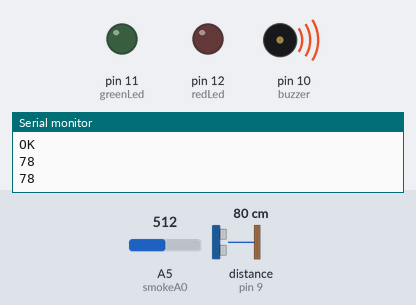
Recording of a sketch running on a simulated Arduino Uno, built with avr-gcc and run on an emulated ATmega328P. Shown: output pins drawn as LEDs (lit = HIGH), buzzer (waves = sounding), the last lines printed to the serial monitor. Wiring (inferred from the names in the program): ultrasonic range finder: trigger pin 8; echo pin 9. The inputs (shaded band) are chosen by the test bench; at power-on: A5 (smokeA0) = 512, distance to the obstacle (sensor on pin 9) 80 cm. The echo pulse lasts 58.3 µs per cm; the modem accepts every AT command (registered, SIM ready, sends succeed) and sends nothing else; pins used as bus, display or sensor lines are not drawn.

Above: at 12.46 s.
12.8 s: A5 (smokeA0) set to 412
15.8 s: A5 (smokeA0) set to 382
At 16.7 s:
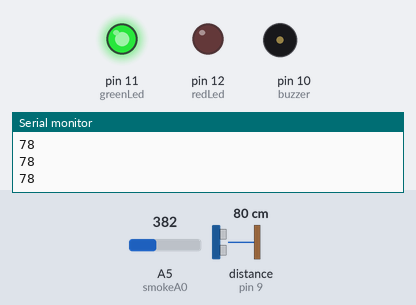
17.5 s: distance to the obstacle (sensor on pin 9) set to 20 cm
19.0 s: distance to the obstacle (sensor on pin 9) set to 17 cm
At 20.1 s:
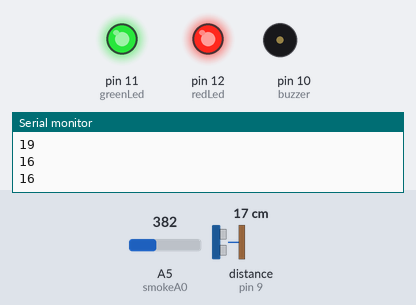
20.5 s: A5 (smokeA0) set to 410
At 20.83 s:
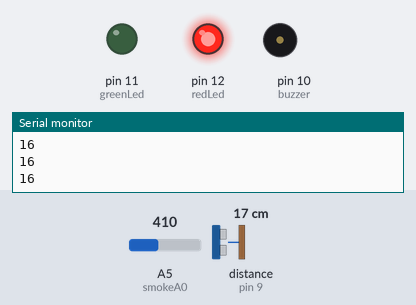
23.5 s: A5 (smokeA0) set to 390
At 23.67 s:
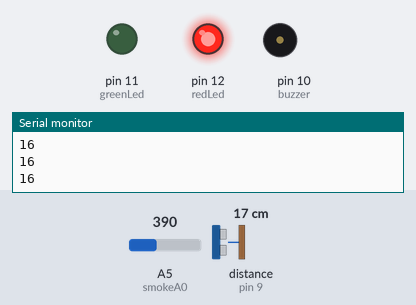
Timing chart, 0 to 26.2 s (numbered marks = the images above; inputs shaded):
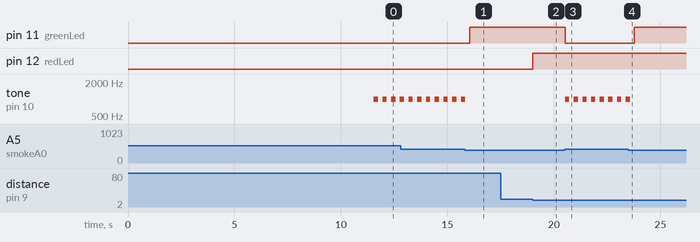

Measured:
- the behaviour switches between 401 and 400 on A5 (smokeA0) (found by bisection; images 0 and 1)
- the behaviour switches between 19 and 18 cm on distance to the obstacle (sensor on pin 9) (found by bisection; images 1 and 2)
- after the input at 15.8 s, pin 11 (greenLed): LOW → HIGH after 0.25 s; tone on pin 10 (buzzer): goes on until 15.8 s, then stays silent
- after the input at 19.0 s, pin 12 (redLed): LOW → HIGH at once
- after the input at 20.5 s, pin 11 (greenLed): HIGH → LOW at once; tone on pin 10 (buzzer): alternates 1000 Hz for 0.20 s and silent for 0.21 s, starting at once
- after the input at 23.5 s, pin 11 (greenLed): LOW → HIGH after 0.28 s; tone on pin 10 (buzzer): goes on until 23.6 s, then stays silent
- by itself, tone on pin 10 (buzzer): alternates 1000 Hz for 0.20 s and silent for 0.21 s

The sketch:

distanca_dim.ino
```cpp
// Basic Bluetooth sketch HC-05_AT_MODE_01
// Communicate with a HC-05 using the serial monitor
//
// The HC-05 defaults to communication mode when first powered on you will need to manually enter AT mode
// The default baud rate for AT mode is 38400
// See www.martyncurrey.com for details
//


#include <SoftwareSerial.h>
#include <String.h>

SoftwareSerial BTserial(2, 3); // RX | TX
// Connect the HC-05 TX to Arduino pin 2 RX.
// Connect the HC-05 RX to Arduino pin 3 TX through a voltage divider.
//

char c = 'a';
String inData = "";
int smoke = 0;

//za detekciju dima...
int redLed = 12;
int greenLed = 11;
int buzzer = 10;
int smokeA0 = A5;
int sensorThres = 400;

//za distancu...
const int trigPin = 8;
const int echoPin = 9;
long duration;
int distance;

void setup() {

  Serial.begin(9600);

  pinMode(trigPin, OUTPUT);
  pinMode(echoPin, INPUT);

  pinMode(redLed, OUTPUT);
  pinMode(greenLed, OUTPUT);
  pinMode(buzzer, OUTPUT);
  pinMode(smokeA0, INPUT);

  bluetooth_master_init();


}

void loop() {


  smoke_detected();

  distance_metter();


  sendToPC();

}

void sendToPC()
{
  BTserial.println(String(distance, DEC));
  delay(300);
  Serial.print(String(distance, DEC));
  Serial.print("\n\r");
  //BTserial.print(smoke);
  //BTserial.print("\n\r");
  //Serial.print(smoke);
  //Serial.print("\n\r");

}

void bluetooth_master_init()
{
   BTserial.begin(9600);
    pinMode(4, INPUT);
    delay(1000);

    BTserial.write("AT+RENEW\r\n");
    delay(500);
    while (BTserial.available())
      {
        c = BTserial.read();
        Serial.write(c);
      }
    delay(500);
    while (BTserial.available())
      {
        c = BTserial.read();
        Serial.write(c);
      }
    BTserial.write("AT+ROLE1\r\n");
    delay(1000);

    while (BTserial.available())
      {
        c = BTserial.read();
        Serial.write(c);
      }
 opet:    BTserial.write("AT+INQ\r\n");
    delay(6000);

    inData = "";
    while (BTserial.available())
      {
        c = BTserial.read();
        inData+=c;
        /*inData[i] = c; // Store it
        i++; // Increment where to write next
        inData[i] = '\0';*/
      }
    Serial.print(inData);

    BTserial.write("AT+CONN1\r\n");
    delay(2000);

    while (BTserial.available())
      {
        c = BTserial.read();
        Serial.write(c);
      }

    delay(500);
    while (BTserial.available())
      {
        c = BTserial.read();
        Serial.write(c);
      }
}

void smoke_detected()
{
  int analogSensor = analogRead(smokeA0);

  if (analogSensor > sensorThres)
  {
    smoke = 1;
    digitalWrite(greenLed, LOW);
    tone(buzzer, 1000, 200);
  }
  else
  {
    smoke = 0;
    digitalWrite(greenLed, HIGH);
    noTone(buzzer);
  }
  delay(100);
}
void distance_metter()
{
  digitalWrite(trigPin, LOW);
  delayMicroseconds(2);
  // Sets the trigPin on HIGH state for 10 micro seconds
  digitalWrite(trigPin, HIGH);
  delayMicroseconds(10);
  digitalWrite(trigPin, LOW);
  // Reads the echoPin, returns the sound wave travel time in microseconds
  duration = pulseIn(echoPin, HIGH);
  // Calculating the distance
  distance= duration*0.034/2;

  if(distance<18)
  {
     digitalWrite(redLed, HIGH);
     return;
  }

  digitalWrite(redLed, LOW);

}
```
